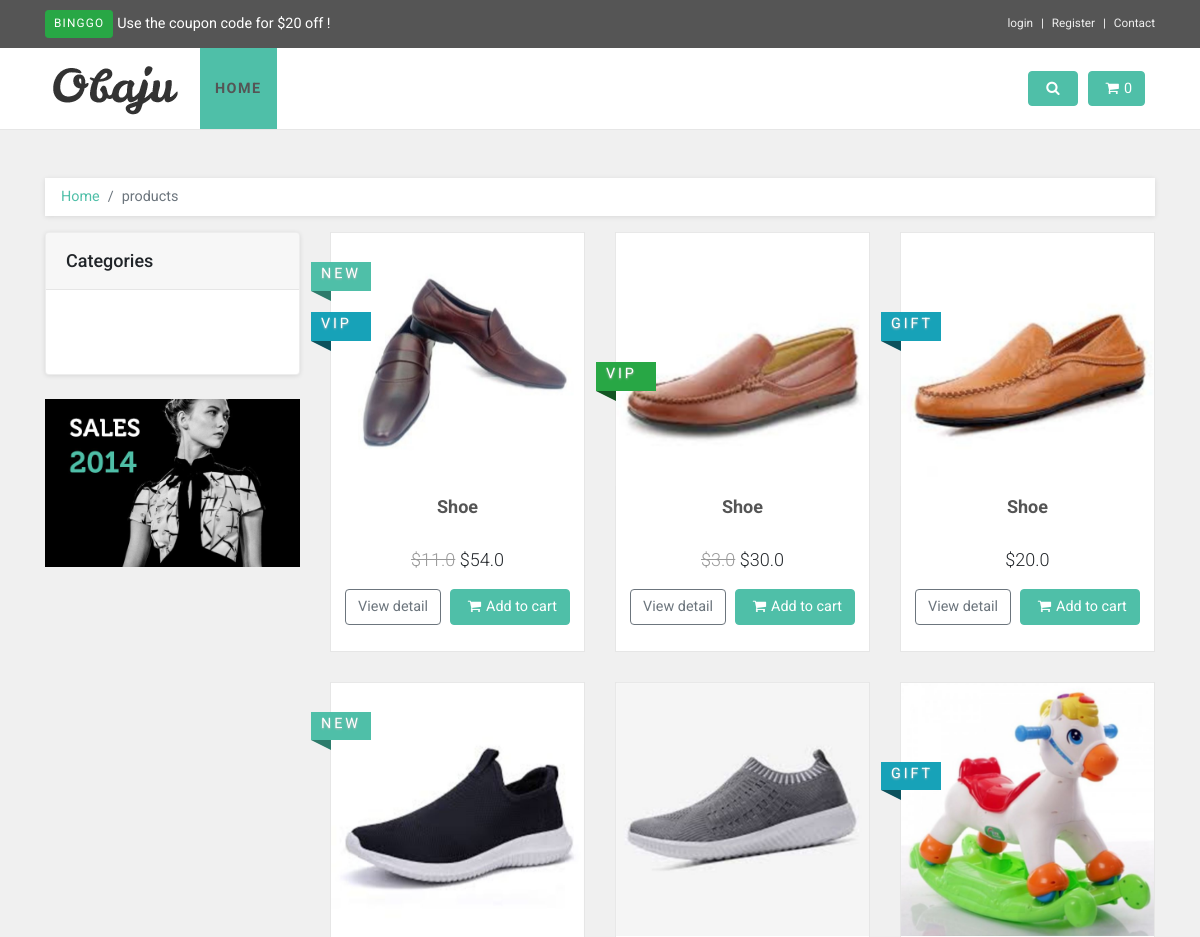
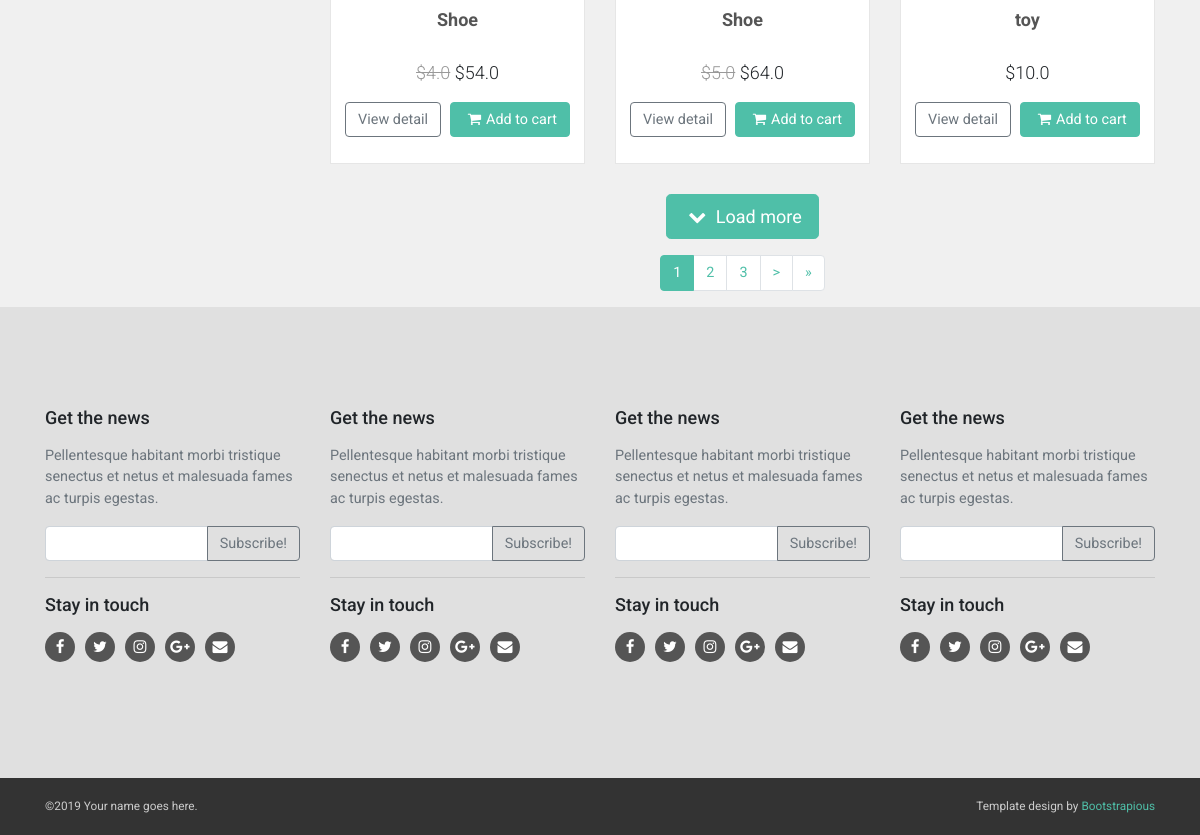
/eco/product/, run on the app's committed database (2 pictures, top to bottom).
### eco/models.py (models this page shows, shortened)
class Item(models.Model):
    title = models.CharField(max_length=100)
    price = models.FloatField()
    discount_price = models.FloatField(blank=True, null=True)
    category = TreeForeignKey('Category', related_name='categories', on_delete=models.CASCADE,null=True,blank=True)
    label1 = models.CharField(choices=LABEL_CHOICES, max_length=1, blank=True)
    label2 = models.CharField(choices=LABEL_CHOICES, max_length=1, blank=True)
    label3 = models.CharField(choices=LABEL_CHOICES, max_length=1, blank=True)
    image = models.ImageField(upload_to='productpic')
    description = models.TextField
    slug = models.SlugField(null=False, unique=True)
    def get_absolute_url(self):
        return reverse("eco:EcoDetail", kwargs={
            'slug': self.slug
        })
    def get_add_to_cart_url(self):
        return reverse("eco:add-to-cart", kwargs={
            'slug': self.slug
        })

### eco/views.py (the view)
# urls.py: path('product/',views.EcoIndex.as_view(), name='EcoIndex'),
class EcoIndex(ListView):
    model = Item
    template_name = 'eco/category.html'
    context_object_name = 'queryset'
    paginate_by = 6
    def get_context_data(self, **kwargs):
        context = super().get_context_data(**kwargs)
        context['category'] = Category.objects.all()
        return context

### eco/templatetags/cart_template_tags.py (called while the page is built)
@register.filter
def cart_item_count(user):
    if user.is_authenticated:
        qs = Order.objects.filter(user=user, ordered=False)
        if qs.exists():
            return qs[0].items.count()
    return 0

### templates/eco/category.html (shortened to what this page needs)
{% extends "eco/base.html" %}
{% load static %}
{% load mptt_tags %}
{% block content %}
  <body>
    <div id="all">
      <div id="content">
        <div class="container">
          <div class="row">
            <div class="col-lg-12">
              <nav aria-label="breadcrumb">
                <ol class="breadcrumb">
                  <li class="breadcrumb-item"><a href="{% url 'eco:EcoIndex' %}">Home</a></li>
                  <li aria-current="page" class="breadcrumb-item active">products</li>
                </ol>
              </nav>
            </div>
            <div class="col-lg-3">
              <div class="card sidebar-menu mb-4">
                <div class="card-header">
                  <h3 class="h4 card-title">Categories</h3>
                </div>
                <div class="card-body">
                  <ul class="nav nav-pills flex-column category-menu">
                    <li>
                      {% recursetree category %}
                           {% if node.categories.count %}
                           <a href="{% url 'eco:CategoryDetail' node.slug %}" class="nav-link">{{node.name}}
                              <span style="color: #6c757d;">[{{node.categories.count}}]</span> </a>
                              {% else %}
                              <a href="{% url 'eco:CategoryDetail' node.slug %}" class="nav-link">{{node.name}}
                                </a>
                           {% endif %}
                      {% endrecursetree %}
                  </li>
                  </ul>
                </div>
              </div>
              <div class="banner"><a href="#"><img src="{% static 'eco/img/banner.jpg' %}" alt="sales 2014" class="img-fluid"></a></div>
            </div>
            <div class="col-lg-9">
              <div class="row products">
                {% for item in queryset  %}
                <div class="col-lg-4 col-md-6">
                  <div class="product">
                    <div class="flip-container">
                      <div class="flipper">
                        <div class="front"><a href="{{item.get_absolute_url}}"><img src="{{item.image.url}}" alt="" class="img-fluid"></a></div>
                        <div class="back"><a href="{{item.get_absolute_url}}"><img src="{{item.image.url}}" alt="" class="img-fluid"></a></div>
                      </div>
                    </div><a href="{{item.get_absolute_url}}" class="invisible"><img src="{{item.image.url}}" alt="" class="img-fluid"></a>
                    <div class="text">
                      <h3><a href="{{item.get_absolute_url}}">{{item.title}}</a></h3>
                      <p class="price">
                       {% if item.discount_price %}
                        <del>${{item.discount_price}}</del>
                        {% endif %}
                        ${{item.price}}
                      </p>
                      <p class="buttons">
                        <a href="{{item.get_absolute_url}}" class="btn btn-outline-secondary">View detail</a>
                        <a href="{{item.get_add_to_cart_url}}" class="btn btn-primary"><i class="fa fa-shopping-cart"></i>Add to cart
                        </a>
                      </p>
                    </div>
                  {% if item.label1 %}
                  <div class="ribbon sale">
                    <div class="theribbon">{{item.get_label1_display}}</div>
                  </div>
                  {% endif %}
                  {% if item.label2 %}
                  <div class="ribbon new">
                    <div class="theribbon">{{item.get_label2_display}}</div>
                  </div>
                  {% endif %}
                  {% if item.label3 %}
                  <div class="ribbon gift">
                    <div class="theribbon">{{item.get_label3_display}}</div>
                  </div>
                  {% endif %}
                  </div>
                </div>
                {% endfor %}
              </div>
      {% include "eco/pagination.html" %}
            </div>
          </div>
        </div>
      </div>
    </div>
  </body>
{% endblock content %}

### templates/eco/base.html (shortened to what this page needs)
<!DOCTYPE html>
<html lang="en" class="no-js">
<head>
    {% include "eco/head.html" %}
</head>
<body>
    {% include "eco/header.html" %}
    {% block content %}
    {% endblock content %}
    {% include "eco/footer.html" %}
</body>
</html>

### templates/eco/head.html (shortened to what this page needs)
{% load static %}
  <head>
    <link rel="stylesheet" href="{% static 'eco/vendor/bootstrap/css/bootstrap.min.css' %}">
    <link rel="stylesheet" href="{% static 'eco/vendor/font-awesome/css/font-awesome.min.css' %}">
    <link rel="stylesheet" href="{% static 'eco/vendor/owl.carousel/assets/owl.carousel.css' %}">
    <link rel="stylesheet" href="{% static 'eco/vendor/owl.carousel/assets/owl.theme.default.css' %}">
    <link rel="stylesheet" href="{% static 'eco/css/style.default.css' %}" id="theme-stylesheet">
    <link rel="stylesheet" href="{% static 'eco/css/custom.css' %}">
  </head>

### templates/eco/header.html (shortened to what this page needs)
{% load static %}
{% load cart_template_tags %}
    <header class="header mb-5">
        <div id="top">
          <div class="container">
            <div class="row">
              <div class="col-lg-6 offer mb-3 mb-lg-0"><a class="btn btn-success btn-sm">binggo</a><a class="ml-1">Use the coupon code for $20 off !</a></div>
              <div class="col-lg-6 text-center text-lg-right">
                <ul class="menu list-inline mb-0">
                  {% if request.user.is_authenticated %}
                  <li class="list-inline-item"><a href="{% url 'account_logout' %}" data-target="#login-modal">logout</a></li>
                  {% else %}
                  <li class="list-inline-item"><a href="{% url 'account_login' %}" data-target="#login-modal">login</a></li>
                  <li class="list-inline-item"><a href="{% url 'account_signup' %}">Register</a></li>
                  {% endif %}
                  <li class="list-inline-item"><a href="{% url 'eco:contact' %}">Contact</a></li>
                </ul>
              </div>
            </div>
          </div>
        </div>
        <nav class="navbar navbar-expand-lg">
          <div class="container"><a href="{% url 'eco:EcoIndex' %}" class="navbar-brand home"><img src=" {% static 'eco/img/logo.png' %}" alt="Obaju logo" class="d-none d-md-inline-block"></a>
            <div id="navigation" class="collapse navbar-collapse">
              <ul class="navbar-nav mr-auto">
                <li class="nav-item"><a href="{% url 'eco:EcoIndex' %}" class="nav-link active">Home</a></li>
              </ul>
              <div class="navbar-buttons d-flex justify-content-end">
                <a data-toggle="collapse" href="#search" class="btn navbar-btn btn-primary d-none d-lg-inline-block"><i class="fa fa-search"></i></a>
                <div id="basket-overview" class="navbar-collapse collapse d-none d-lg-block">
                  <a href="{% url 'eco:order-summary' %}" class="btn btn-primary navbar-btn"><i class="fa fa-shopping-cart"></i><span>{{ request.user|cart_item_count }}</span></a></div>
              </div>
            </div>
          </div>
        </nav>
      </header>

### templates/eco/pagination.html (shortened to what this page needs)
{% load static %}
<div class="pages">
    {% if page_obj.has_next %}
    <p class="loadMore"><a href="?page={{ page_obj.next_page_number }}" class="btn btn-primary btn-lg"><i class="fa fa-chevron-down"></i> Load more</a></p>
    <nav aria-label="Page navigation example" class="d-flex justify-content-center">
  {% else %}
  <p class="loadMore"><a href="" class="btn btn-primary btn-lg"><i class="fa fa-chevron-down"></i> No more items </a></p>
  <nav aria-label="Page navigation example" class="d-flex justify-content-center">
      {% endif %}
      <ul class="pagination">
        {% for n in page_obj.paginator.page_range %}
          {% if page_obj.number == n %}
            <li class="page-item active">
                <span class="page-link">{{n}}</span>
            </li>
          {% elif n > page_obj.number|add:'-3' and n < page_obj.number|add:'3' %}
            <li class="page-item">
              <a href="?page={{ n }}" class="page-link">{{ n }}</a>
            </li>
          {% endif %}
        {% endfor %}
        {% if page_obj.has_next %}
          <li class="page-item">
            <a href="?page={{ page_obj.next_page_number }}" class="page-link">&gt;</a>
          </li>
          <li class="page-item">
            <a href="?page={{ page_obj.paginator.num_pages }}" aria-label="Next" class="page-link">
                <span aria-hidden="true">&raquo;</span></a>
          </li>
          {% endif %}
    </ul>
    </nav>
  </div>

### templates/eco/footer.html
{% load static %}
 <div id="footer">
   <div class="container">
     <div class="row">
       <div class="col-lg-3 col-md-6">
         <h4 class="mb-3">Get the news</h4>
         <p class="text-muted">Pellentesque habitant morbi tristique senectus et netus et malesuada fames ac turpis egestas.</p>
         <form>
           <div class="input-group">
             <input type="text" class="form-control"><span class="input-group-append">
               <button type="button" class="btn btn-outline-secondary">Subscribe!</button></span>
           </div>
         </form>
         <hr>
         <h4 class="mb-3">Stay in touch</h4>
         <p class="social"><a href="#" class="facebook external"><i class="fa fa-facebook"></i></a><a href="#" class="twitter external"><i class="fa fa-twitter"></i></a><a href="#" class="instagram external"><i class="fa fa-instagram"></i></a><a href="#" class="gplus external"><i class="fa fa-google-plus"></i></a><a href="#" class="email external"><i class="fa fa-envelope"></i></a></p>
       </div>
       <div class="col-lg-3 col-md-6">
         <h4 class="mb-3">Get the news</h4>
         <p class="text-muted">Pellentesque habitant morbi tristique senectus et netus et malesuada fames ac turpis egestas.</p>
         <form>
           <div class="input-group">
             <input type="text" class="form-control"><span class="input-group-append">
               <button type="button" class="btn btn-outline-secondary">Subscribe!</button></span>
           </div>
         </form>
         <hr>
         <h4 class="mb-3">Stay in touch</h4>
         <p class="social"><a href="#" class="facebook external"><i class="fa fa-facebook"></i></a><a href="#" class="twitter external"><i class="fa fa-twitter"></i></a><a href="#" class="instagram external"><i class="fa fa-instagram"></i></a><a href="#" class="gplus external"><i class="fa fa-google-plus"></i></a><a href="#" class="email external"><i class="fa fa-envelope"></i></a></p>
       </div>
       <div class="col-lg-3 col-md-6">
         <h4 class="mb-3">Get the news</h4>
         <p class="text-muted">Pellentesque habitant morbi tristique senectus et netus et malesuada fames ac turpis egestas.</p>
         <form>
           <div class="input-group">
             <input type="text" class="form-control"><span class="input-group-append">
               <button type="button" class="btn btn-outline-secondary">Subscribe!</button></span>
           </div>
         </form>
         <hr>
         <h4 class="mb-3">Stay in touch</h4>
         <p class="social"><a href="#" class="facebook external"><i class="fa fa-facebook"></i></a><a href="#" class="twitter external"><i class="fa fa-twitter"></i></a><a href="#" class="instagram external"><i class="fa fa-instagram"></i></a><a href="#" class="gplus external"><i class="fa fa-google-plus"></i></a><a href="#" class="email external"><i class="fa fa-envelope"></i></a></p>
       </div>
       <div class="col-lg-3 col-md-6">
         <h4 class="mb-3">Get the news</h4>
         <p class="text-muted">Pellentesque habitant morbi tristique senectus et netus et malesuada fames ac turpis egestas.</p>
         <form>
           <div class="input-group">
             <input type="text" class="form-control"><span class="input-group-append">
               <button type="button" class="btn btn-outline-secondary">Subscribe!</button></span>
           </div>
         </form>
         <hr>
         <h4 class="mb-3">Stay in touch</h4>
         <p class="social"><a href="#" class="facebook external"><i class="fa fa-facebook"></i></a><a href="#" class="twitter external"><i class="fa fa-twitter"></i></a><a href="#" class="instagram external"><i class="fa fa-instagram"></i></a><a href="#" class="gplus external"><i class="fa fa-google-plus"></i></a><a href="#" class="email external"><i class="fa fa-envelope"></i></a></p>
       </div>
     </div>
   </div>
 </div>
 <div id="copyright">
   <div class="container">
     <div class="row">
       <div class="col-lg-6 mb-2 mb-lg-0">
         <p class="text-center text-lg-left">©2019 Your name goes here.</p>
       </div>
       <div class="col-lg-6">
         <p class="text-center text-lg-right">Template design by <a href="https://bootstrapious.com/">Bootstrapious</a>
         </p>
       </div>
     </div>
   </div>
 </div>

### templates/eco/script.html (shortened to what this page needs)
  {% load static %}

### data on the page
Item: image (picture), title "Shoe", discount_price "11.0", price "54.0", label1 "NEW", label2 "VIP"
Item: image (picture), title "Shoe", discount_price "3.0", price "30.0", label3 "VIP"
Item: image (picture), title "Shoe", price "20.0", label2 "GIFT"
Item: image (picture), title "Shoe", discount_price "4.0", price "54.0", label1 "NEW"
Item: image (picture), title "Shoe", discount_price "5.0", price "64.0"
Item: image (picture), title "toy", price "10.0", label2 "GIFT"

### other printed values
{{ request.user|cart_item_count }} "0"
{{ n }} "1"
{{ n }} "2" "3"
